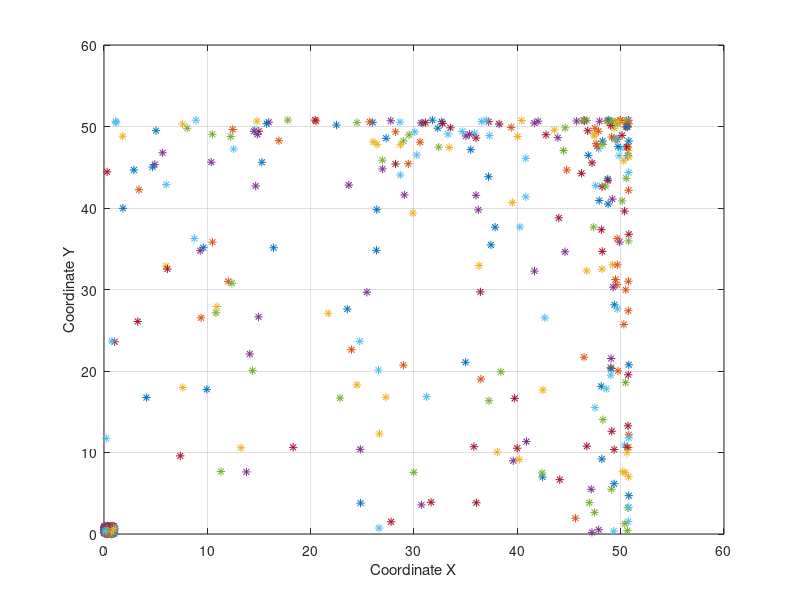
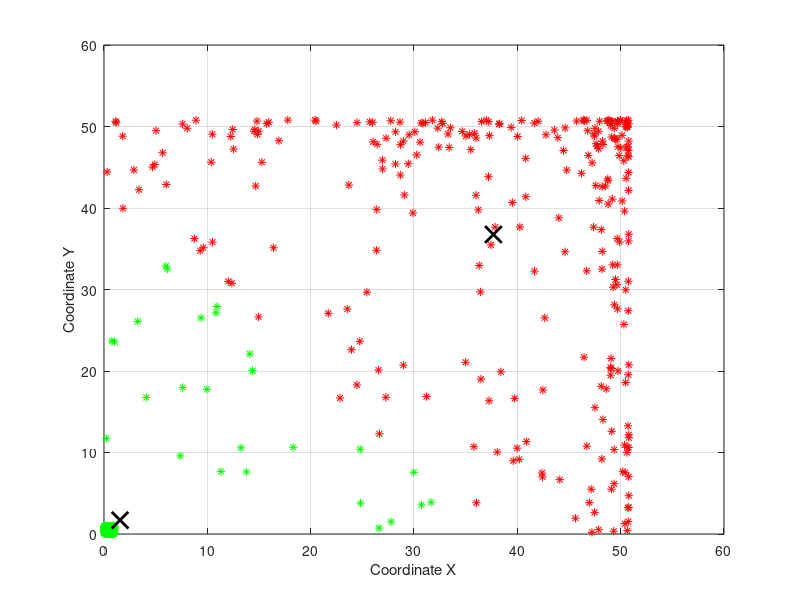

The MATLAB script that drew these images, in order:
clear all
close all
clc

x1 = rand(300,2)*1;
x2 = x1 + sin(x1).*cos(x1)*100;
X = [x1; x2];

figure(1)
grid on;
hold on;
box on;
xlabel('Coordinate X');
ylabel('Coordinate Y');

for i = 1 : size(X, 1)
    plot(X(i, 1), X(i, 2),'*');
end

Q1 = X;

k = 2; % Tutaj można zmieniać ilość klastrów
[idx, C, sumd, D] = kmeans(Q1, k);
clust_number = idx;
centers_coordinate = C;

figure(2)
grid on;
hold on;
box on;
xlabel('Coordinate X');
ylabel('Coordinate Y');

for i = 1:size(X, 1)
    if clust_number(i) == 1
        plot(X(i, 1), X(i, 2), 'r*');
    elseif clust_number(i) == 2
        plot(X(i, 1), X(i, 2), 'g*');
    elseif clust_number(i) == 3
        plot(X(i, 1), X(i, 2), 'b*');
    elseif clust_number(i) == 4
        plot(X(i, 1), X(i, 2), '*', 'Color', '#FF1493');
    elseif clust_number(i) == 5
        plot(X(i, 1), X(i, 2), '*', 'Color', '#FFD700');
    elseif clust_number(i) == 6
        plot(X(i, 1), X(i, 2), '*', 'Color', '#7FFFD4');
    end
end

for i = 1:size(C, 1)
    plot(C(i,1), C(i,2), 'xk', 'MarkerSize', 12, 'LineWidth', 2);
end